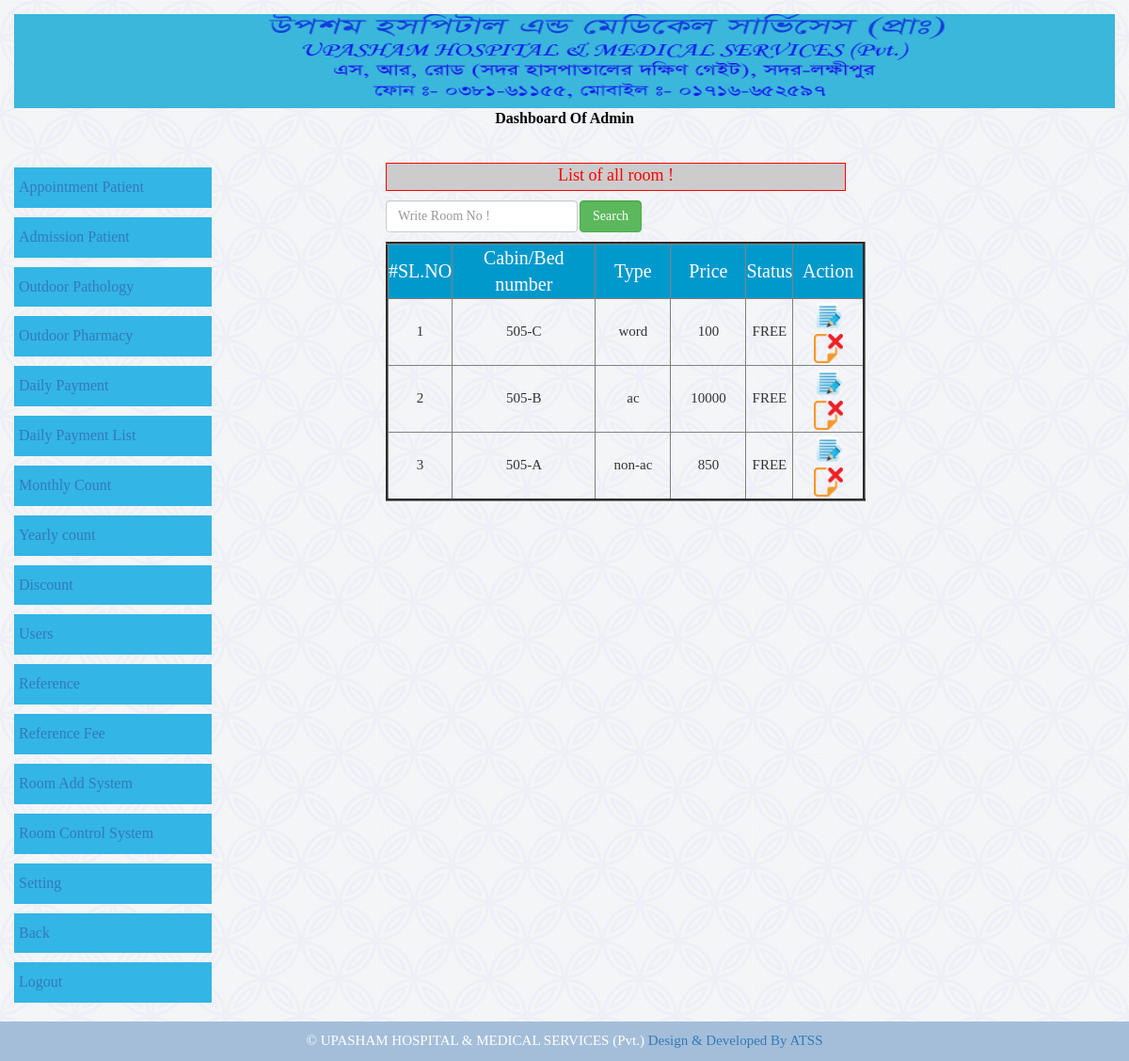
Screenshot of /admin/room_list_system.php (signed in) with the database file from the repository.
### tables this page shows
CREATE TABLE IF NOT EXISTS `room_info` (
  `room_id` int(10) NOT NULL AUTO_INCREMENT,
  `cabin_no` varchar(10) NOT NULL,
  `room_type` varchar(255) NOT NULL,
  `status` int(10) NOT NULL,
  `price` int(10) NOT NULL,
  PRIMARY KEY (`room_id`)
);

### connection/link.php (called while the page is built, shortened)
<?php
$title5="UPASHAM HOSPITAL & MEDICAL SERVICES (Pvt.)";
?>

### admin/room_list_system.php (the view, shortened to what this page needs)
<?php
include '../connection/link.php';
include '../connection/db.php';
?>
<!DOCTYPE html>
<html>
    <head>
        <link rel="stylesheet" href="../css/responsive.css">
        <link rel="stylesheet" href="../css/bootstrap.min.css">
        <link rel="stylesheet" href="../css/bootstrap.css">
        <link rel="stylesheet" href="../css/datepicker.css">
    </head>
    <body>
        <div class="wapper">
            <div class="dashbord_area">
                <div class="container-fluid">
                    <div class="row">
                        <div class="col-md-12">
                            <div class="dashboard_text text-center">
                                <img src="../images/baner.png" alt="UPASHAM HOSPITAL" title="UPASHAM HOSPITAL" height="100">
                                <br>
                                Dashboard Of Admin
                            </div>
                        </div>
                    </div>
                </div>
            </div>
            <div class="body_area"  style="min-height: 660px;">
                <div class="container-fluid">
                    <div class="row">
                        <div class="col-md-3">
                            <div class="left_content_area">
                                <?php include './left_side_admin.php'; ?>
                            </div>
                        </div>
                        <div class="right_content_area">
                            <div class="drugstore_form">
                                <div class="container">
                                    <div class="col-md-offset-1 col-md-8">
                                        <div>
                                            <p style="background: #ccc none repeat scroll 0 0;border: 1px solid;border-radius: -29%;margin-top: 20px;
                                               color: red;font-family: caption;font-size: 18px;height: 30px;text-align: center;width: 489px;">List of all room !</p>
                                            <form action="output_search_by_room_no.php" method="post" style="font-size: 15px; margin-bottom: 10px;">
                                                <table>
                                                    <tr>
                                                        <td><input type="text" name="room_no" class="form-control" id="room_no" class="form-control" placeholder="Write Room No !" required="1"</td>
                                                        <td><input type="submit" name="search" value="Search" class="form-control btn-success" style="margin-left: 2px;"></td>
                                                    </tr>
                                                </table>
                                            </form>
                                            <table border="3"  style="margin-left: 0px;width: 510px;font-family: caption;text-align: center;">
                                                <?php
                                                $select_sql = "SELECT * FROM `room_info` order by room_id desc";
                                                $execute_sql = $conn->query($select_sql);
                                                ?>
                                                <tr style="background: #0099cc none repeat scroll 0 0;color: #fff;font-size: 20px;">
                                                    <td style="width: -1px">#SL.NO</td>
                                                    <td>Cabin/Bed number</td>
                                                    <td style="width: 80px;">Type</td>
                                                    <td style="width: 80px;">Price</td>
                                                    <td style="width: 50px;">Status</td>
                                                    <td>Action</td>
                                                </tr>
                                                <?php
                                                $sl = 1;
                                                while ($row = $execute_sql->fetch_assoc()) {
                                                    ?>
                                                    <tr style=" font-size: 15px;">
                                                        <td><?php echo $sl++; ?></td>
                                                        <td><?php echo $row['cabin_no']; ?></td>
                                                        <td><?php echo $row['room_type']; ?></td>
                                                        <td><?php echo $row['price']; ?></td>
                                                        <td><?php
                                                            $status = $row['status'];
                                                            if ($status == 1) {
                                                                echo 'FREE';
                                                            }
                                                            ?></td>
                                                        <td>
                                                            <a href="room_info_edit.php?id=<?php echo $row['room_id']; ?>" style="text-decoration: none; " class="" name="edit"><img src="../images/edit2.png" width="35" height="35" title="Edit" alt="Edit" style="padding: 2px;"></a>
                                                            <a href="room_delete.php?id=<?php echo $row['room_id']; ?>" style=" text-decoration: none;" class="" name="delete"><img src="../images/delete2.png" width="35" height="35" title="Delete" alt="Delete" style="padding: 2px;"></a>
                                                        </td>
                                                    </tr>
                                                <?php } ?>
                                            </table>
                                        </div>
                                    </div>
                                </div>
                            </div>
                        </div>
                    </div>
                </div>
            </div>
            <div class="footer_area">
                <div class="container-fluid">
                    <div class="row">
                        <?php include '../footer.php'; ?>
                    </div>
                </div>
            </div>
        </div>
    </body>
</html>

### admin/left_side_admin.php
<div class="manu">
    <ul>
        <li> <a href="all_appointment_p_list.php">Appointment Patient </a></li>
        <li><a href="admission_patient_list.php">Admission Patient</a></li>
        <li><a href="outdoor_patient_list.php">Outdoor Pathology</a></li>
        <li><a href="outdoor_pharmacy.php">Outdoor Pharmacy</a></li>
        <li><a href="daily_count.php">Daily Payment</a></li>
        <li><a href="daily_payment_list.php">Daily Payment List</a></li>
        <li><a href="monthly_count.php">Monthly Count</a></li>
        <li><a href="yearly_count.php">Yearly count</a></li>
        <li><a href="discount.php">Discount</a></li>
        <li><a href="users.php">Users</a></li>
        <li><a href="reference.php">Reference</a></li>
        <li><a href="ref_payment.php">Reference Fee</a></li>
        <li><a href="room_control_system.php">Room Add System</a></li>
        <li><a href="room_list_system.php">Room Control System</a></li>
        <li><a href="setting.php">Setting</a></li>
        <li><a href="admin_dashboard.php">Back</a></li>
        <li><a href="../logout.php">Logout</a></li>
    </ul>
</div>

### footer.php
<?php
include 'connection/link.php';?>
<head>
<body>
    <div id="copyright">
        &copy;
        <?php echo $title5 ?>
        <span><a href="http://aspiretss.com">Design & Developed By ATSS</a></span>
</div>
</body>
</head>

### admin/room_list_system.php (style rules this page uses)
body { height: 100%; background: url(../images/patern.png); font-family: initial; }
.dashbord_area { padding: 15px 0; }
.dashboard_text { color: #000; font-family: caption; font-size: 16px; font-weight: bolder; }
.dashboard_text img { width: 100%; }
.manu { margin-top: 25px; }
.manu li { list-style: outside none none; text-decoration: none; }
.manu ul { padding-left: 0; }
.manu a { background: #33b5e5 none repeat scroll 0 0; display: inline-block; margin-bottom: 10px; padding: 10px 5px; text-decoration: none; width: 210px; font-family: caption; font-size: 16px; }
#copyright { background: #a4bed9 none repeat scroll 0 0; color: #fff; font-family: caption; font-size: 15px; text-align: center; padding: 10px 0; }

### rows the page displays
room_info: cabin_no "505-C", room_type "word", price "100", status "FREE"
room_info: cabin_no "505-B", room_type "ac", price "10000", status "FREE"
room_info: cabin_no "505-A", room_type "non-ac", price "850", status "FREE"

### other values shown
$title5 "UPASHAM HOSPITAL & MEDICAL SERVICES (Pvt.)"
